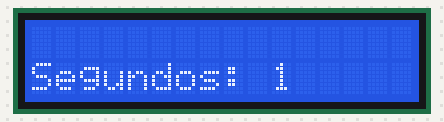
Bench run of a sketch on a simulated Arduino Uno, built with avr-gcc and run on an emulated ATmega328P. Parts: 16×2 character LCD.

Above: at 0.1 s.
At 4.2 s:
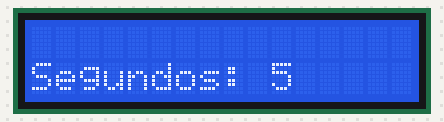
At 9.2 s:
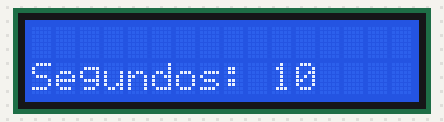
At 19.3 s:
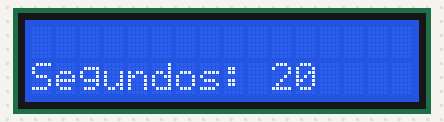
At 28.5 s:
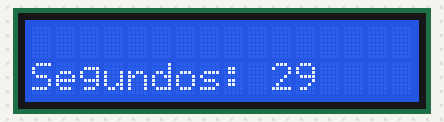
At 38.6 s:
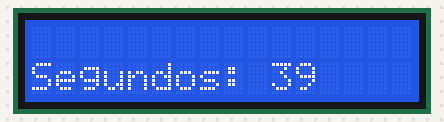

Measured:
- what the display in image 1 shows lasts 1.0 s, from 4.1 s to 5.1 s

The sketch:

CronometroWokwi.ino
```cpp
#include <LiquidCrystal_I2C.h>
int segundos = 0;
int minutos = 0;

LiquidCrystal_I2C tela(0x27, 16, 2);

void setup() {
  Serial.begin(115200);
  tela.init();
  tela.backlight();
}

void loop() {
  printarTempoTela();
  delay(1000);
}

void printarTempoTela() {
  segundos++;
  if (segundos > 60) {
    tela.setCursor(0, 0);
    minutos++;
    tela.print("Minutos: " + String(minutos));

    segundos = 0;
    tela.setCursor(11, 1);
    tela.print(" ");
  }
  tela.setCursor(0, 1);
  tela.print("Segundos: " + String(segundos));
}
```
